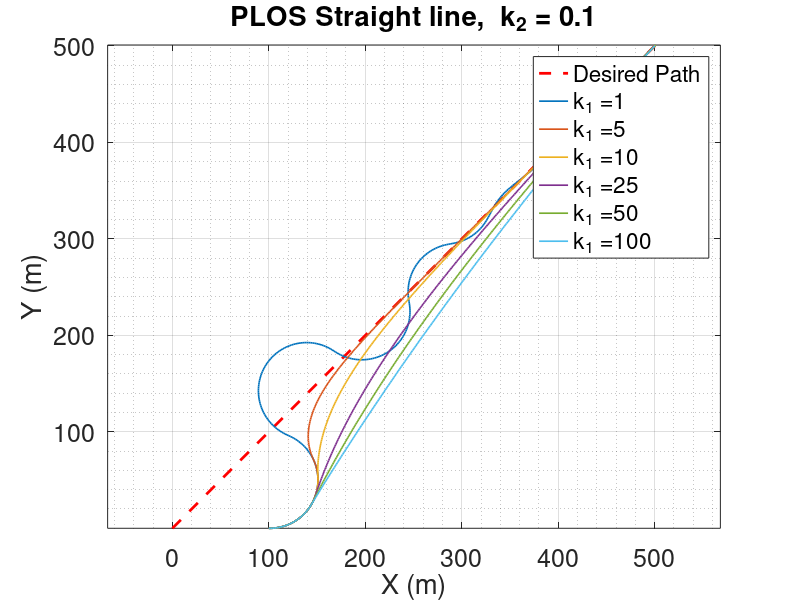
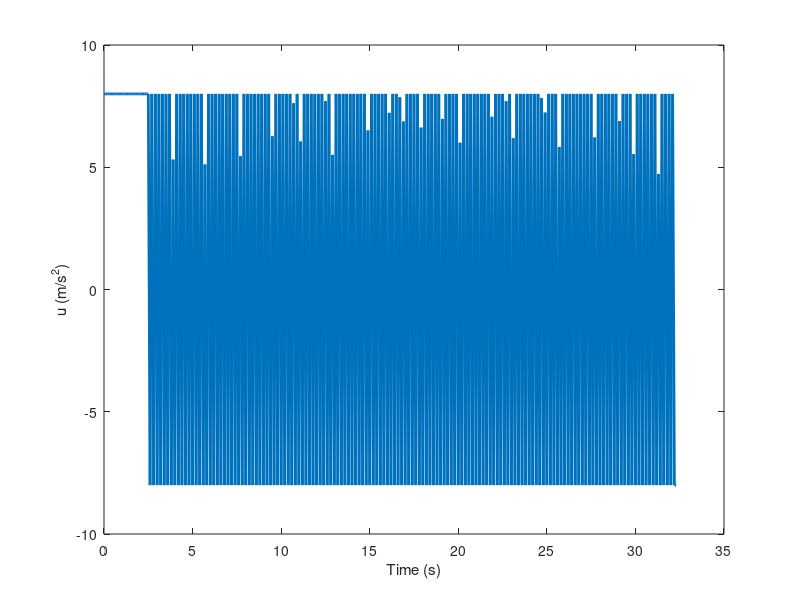
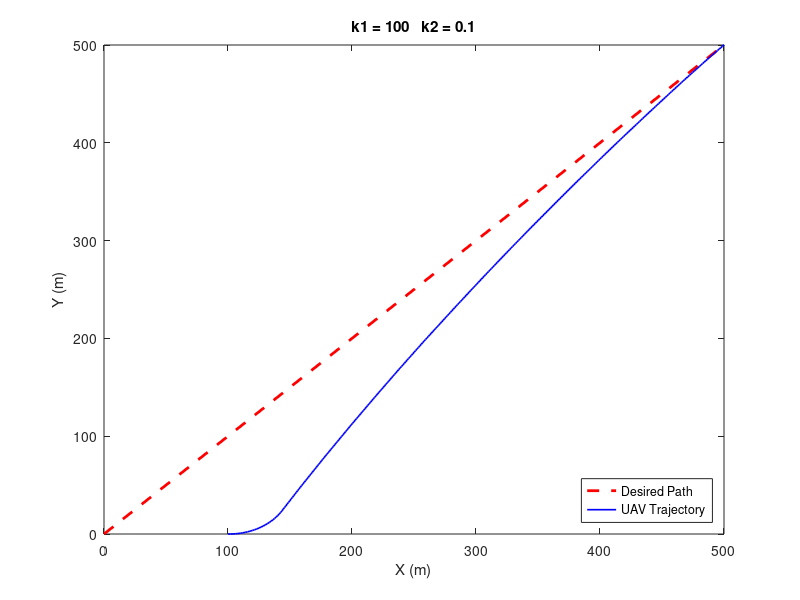

Reproduce these figures in MATLAB, in order.
% Pure pursuit and LOS (PLOS) Algorithm
clc, clear, close all
% Pre-allocate memory
t = zeros(1,500);
psi = zeros(1,500);
u = zeros(1,500);
x = zeros(1,500);
y = zeros(1,500);

%% Parameters
%.. Angle Converting Parameters
r2d = 180 / pi ;          % Radian to Degree [-]
d2r = 1 / r2d ;           % Degree to Radian [-]

%.. Time Step Size
dt  =  0.1 ;               % Time Step Size [s]

%.. Time
t(1) = 0 ;                 % Simulation Time [s]

%.. Waypoint
Wi = [ 0, 0 ]' ;         % Initial Waypoint Position [m]
Wf = [ 500, 500 ]' ;     % Final Waypoint Position [m]

%.. Position and Velocity of UAV
x(1) =  100 ;               % Initial UAV X Position [m]
y(1) =  0 ;                 % Initial UAV Y Position [m]
psi(1) =  0 * d2r ;           % Initial UAV Heading Angle [rad]

p(:,1) = [ x(1), y(1) ]' ;   % UAV Position Initialization [m]
va = 20 ;                % UAV Velocity [m/s]

%.. Maximum Lateral Acceleration of UAV
Rmin =  50 ;                % UAV Minimum Turn Radius [m]
umax =  va^2 / Rmin ;       % UAV Maximum Lateral Acceleration [m]

%.. Design Parameters
k1list  =  [1 5 10 25 50 100] ;  % k1
k2  =  0.1 ;               % k2

%% Path Following Algorithm

N = length(k1list);
leg = cell(1,N);
leg(1) = {'Desired Path'};
figure(1) ;
plot( [ Wi(1), Wf(1) ], [ Wi(2), Wf(2) ], 'r--', 'LineWidth', 2 ) ;
hold on, axis equal, grid on, grid minor

for j = 1:N
k1 = k1list(j);

i =  0 ;                 % Time Index
while x(i+1) < Wf(1)
    i = i + 1 ;
    
    % Path Following Algorithm
    
    % Step 1
    % Orientation of vector from current UAV position to final waypoint, thetad
    theta_d =  atan2(Wf(2) - p(2,i), Wf(1) - p(1,i));
    
    % Step 2
    % Distance between initial waypoint and current UAV position, Ru
    Ru =  norm(Wi - p(:,i));    
    % Orientation of vector from initial waypoint to final waypoint, theta
    theta =  atan2(Wf(2) - Wi(2), Wf(1) - Wi(1));
    
    % Step 3
    % Orientation of vector from initial waypoint to current UAV position, thetau
    theta_u =  atan2(p(2,i) - Wi(2), p(1,i) - Wi(1));
    % Difference between theta and theatu, DEL_theta
    DEL_theta =   theta - theta_u;
    
    % Step 4
    % Distance from current UAV position to desired path, d
    d = Ru * sin(DEL_theta);
    
    % Step 5
    % Desired heading angle rate, psi_dot
    psi_dot = k1 * (theta_d - psi(i)) + k2*d;
    
    % Step6
    % Guidance command, u
    u(i) = va * psi_dot;
    % Limit u
    if u(i) > umax
        u(i) = umax;
    elseif u(i) < -umax
        u(i) = - umax;
    end
    %==============================================================================%
    
    %.. UAV Dynamics
    % Dynamic Model of UAV
    dx = va * cos( psi(i) ) ;
    dy = va * sin( psi(i) ) ;
    dpsi = u(i) / va ;
    
    % UAV State Update
    x(i+1) = x(i) + dx * dt ;
    y(i+1) = y(i) + dy * dt ;
    psi(i+1) = psi(i) + dpsi * dt ;
    
    % UAV Position Vector Update
    p(:,i+1) = [ x(i+1), y(i+1) ]' ;
    
    %.. Time Update
    t(i+1) = t(i) + dt ;
end

% Remove unneccssary space
t = t(1:i+1);
psi = psi(1:i+1);
u = u(1:i);
x = x(1:i+1);
y = y(1:i+1);

plot( x, y, 'LineWidth', 1.2 )
leg{j+1} = strcat('k_1 = ', num2str(k1));
% leg{j+1} = strcat('k_2 = ', num2str(k2));

end
set(gca, 'FontSize', 18)
xlabel('X (m)') ;
ylabel('Y (m)') ;
legend(leg)
title(['PLOS Straight line,  k_2 = ' num2str(k2)])


%% Result Plot
%.. Trajectory Plot
figure(3) ;
plot( [ Wi(1), Wf(1) ], [ Wi(2), Wf(2) ], 'r--', 'LineWidth', 2 ) ;
hold on ;
plot( x, y, 'b','LineWidth', 1.2 ) ;
hold on ;
xlabel('X (m)') ;
ylabel('Y (m)') ;
legend('Desired Path', 'UAV Trajectory', 'Location', 'southeast' ) ;
axis([ 0 500 0 500 ]) ;
title(['k1 = ' num2str(k1) '   k2 = ' num2str(k2)])

%.. Guidance Command
figure(2) ;
plot( t(1:end-1), u, 'LineWidth', 2 ) ;
xlabel('Time (s)') ;
ylabel('u (m/s^2)') ;